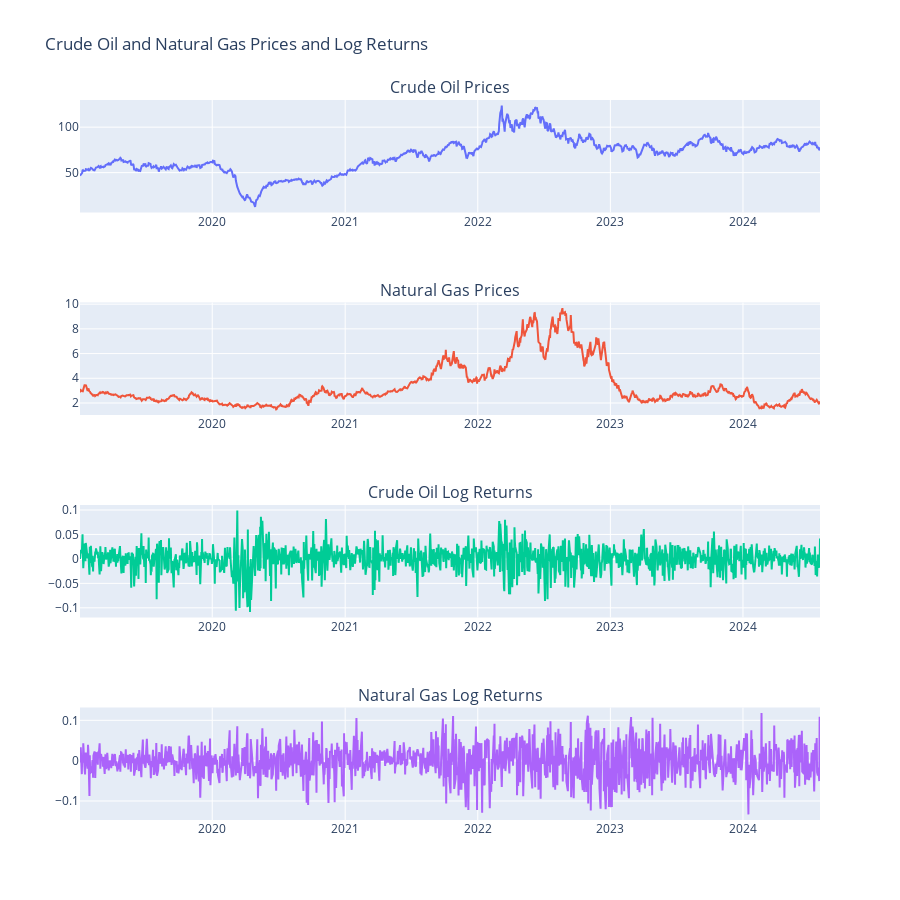

The cell this chart's notebook holds for it:
### Markdown cell above
## Visualization

Below is an interactive chart using the Plotly API.

### Code cell
# Create a 4x1 subplot for crude price, ng price, crude log returns, and ng log returns
fig = make_subplots(rows=4, cols=1, subplot_titles=("Crude Oil Prices", "Natural Gas Prices", 
                                                    "Crude Oil Log Returns", "Natural Gas Log Returns"))

# Crude price
fig.add_trace(go.Scatter(x=prices['Date'], y=prices['crude_price'], mode='lines', name='Crude Oil Prices'), row=1, col=1)

# NG price
fig.add_trace(go.Scatter(x=prices['Date'], y=prices['ng_price'], mode='lines', name='Natural Gas Prices'), row=2, col=1)

# Crude log returns
fig.add_trace(go.Scatter(x=prices['Date'], y=prices['crude_log_returns'], mode='lines', name='Crude Oil Log Returns'), row=3, col=1)

# NG log returns
fig.add_trace(go.Scatter(x=prices['Date'], y=prices['ng_log_returns'], mode='lines', name='Natural Gas Log Returns'), row=4, col=1)

# Update layout to set the title and axis labels
fig.update_layout(height=900, title_text="Crude Oil and Natural Gas Prices and Log Returns", showlegend=False)

# Show the plot
fig.show()

### Figure 1 — Plotly figure (JSON) as saved in the notebook; plotly's stock layout.template omitted (floating-point values rounded to 4 significant figures; data arrays with more than 128 entries replaced by an {"elided": "..."} marker saying what was removed)
{"data": [{"mode": "lines", "name": "Crude Oil Prices", "type": "scatter", "x": {"elided": "1369 str values"}, "xaxis": "x", "y": {"elided": "1369 float values"}, "yaxis": "y"}, {"mode": "lines", "name": "Natural Gas Prices", "type": "scatter", "x": {"elided": "1369 str values"}, "xaxis": "x2", "y": {"elided": "1369 float values"}, "yaxis": "y2"}, {"mode": "lines", "name": "Crude Oil Log Returns", "type": "scatter", "x": {"elided": "1369 str values"}, "xaxis": "x3", "y": {"elided": "1369 float values"}, "yaxis": "y3"}, {"mode": "lines", "name": "Natural Gas Log Returns", "type": "scatter", "x": {"elided": "1369 str values"}, "xaxis": "x4", "y": {"elided": "1369 float values"}, "yaxis": "y4"}], "layout": {"annotations": [{"font": {"size": 16}, "showarrow": false, "text": "Crude Oil Prices", "x": 0.5, "xanchor": "center", "xref": "paper", "y": 1, "yanchor": "bottom", "yref": "paper"}, {"font": {"size": 16}, "showarrow": false, "text": "Natural Gas Prices", "x": 0.5, "xanchor": "center", "xref": "paper", "y": 0.7188, "yanchor": "bottom", "yref": "paper"}, {"font": {"size": 16}, "showarrow": false, "text": "Crude Oil Log Returns", "x": 0.5, "xanchor": "center", "xref": "paper", "y": 0.4375, "yanchor": "bottom", "yref": "paper"}, {"font": {"size": 16}, "showarrow": false, "text": "Natural Gas Log Returns", "x": 0.5, "xanchor": "center", "xref": "paper", "y": 0.1562, "yanchor": "bottom", "yref": "paper"}], "height": 900, "showlegend": false, "title": {"text": "Crude Oil and Natural Gas Prices and Log Returns"}, "xaxis": {"anchor": "y", "domain": [0, 1]}, "xaxis2": {"anchor": "y2", "domain": [0, 1]}, "xaxis3": {"anchor": "y3", "domain": [0, 1]}, "xaxis4": {"anchor": "y4", "domain": [0, 1]}, "yaxis": {"anchor": "x", "domain": [0.8438, 1]}, "yaxis2": {"anchor": "x2", "domain": [0.5625, 0.7188]}, "yaxis3": {"anchor": "x3", "domain": [0.2812, 0.4375]}, "yaxis4": {"anchor": "x4", "domain": [0, 0.1562]}}}
